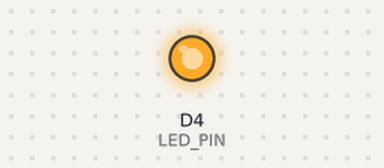
Simulated run of this sketch. Board: ESP8266 (NodeMCU). Parts: output pins drawn as LEDs (lit = HIGH). WiFi joins after 1.5 s; servers stay silent unless stated; what the sketch prints to the serial monitor is not drawn.

Above: at 0.3 s.
At 1.6 s:
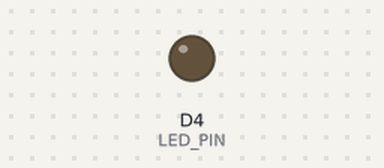
Timing chart, 0 to 3.1 s (numbered marks = the images above):
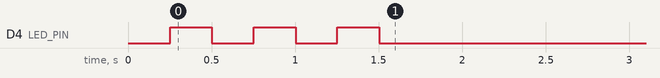

The sketch:

esp8266-ProMicro.ino
```cpp
#include <ESP8266WiFi.h>
#include <WiFiUdp.h>
#include <SoftwareSerial.h>

const char* ssid = "HID_WIFI";
const char* password = "12345678";

WiFiUDP udp;
const int localPort = 1234;

SoftwareSerial softSerial(D8, D7); // TX, RX

const int LED_PIN = LED_BUILTIN;

unsigned long lastWiFiCheck = 0;
bool wasConnected = false;

void setup() {
  pinMode(LED_PIN, OUTPUT);
  digitalWrite(LED_PIN, HIGH); // LED vypnutá (aktívna LOW)

  Serial.begin(115200);
  softSerial.begin(9600);

  connectToWiFi();
  udp.begin(localPort);
}

void loop() {
  // === Kontrola WiFi stavu každých 1000 ms ===
  if (millis() - lastWiFiCheck > 1000) {
    lastWiFiCheck = millis();
    if (WiFi.status() != WL_CONNECTED) {
      if (wasConnected) {
        Serial.println("WiFi connection lost. Reconnecting...");
        wasConnected = false;
      }
      blinkWhileConnecting();
      connectToWiFi();
    }
  }

  // === Spracovanie UDP packetov ===
  if (WiFi.status() == WL_CONNECTED) {
    int packetSize = udp.parsePacket();
    if (packetSize) {
      char buffer[128];
      int len = udp.read(buffer, sizeof(buffer) - 1);
      if (len > 0) {
        buffer[len] = '\0';
        softSerial.println(buffer);
        Serial.println(buffer);
      }
    }
  }
}

void connectToWiFi() {
  WiFi.begin(ssid, password);
  Serial.print("Connecting to WiFi");

  while (WiFi.status() != WL_CONNECTED) {
    Serial.print(".");
    blinkWhileConnecting();
  }

  Serial.println("\nConnected to ESP32");
  digitalWrite(LED_PIN, LOW);  // LED zapnutá
  wasConnected = true;
}

void blinkWhileConnecting() {
  digitalWrite(LED_PIN, LOW);  // LED ON
  delay(250);
  digitalWrite(LED_PIN, HIGH); // LED OFF
  delay(250);
}
```
